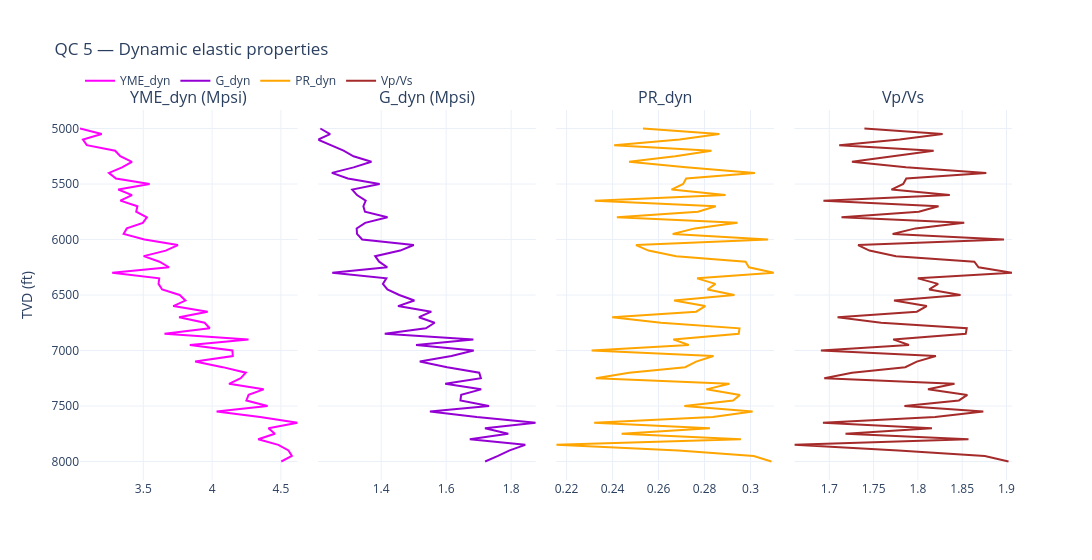

Notebook source saved alongside this figure:
### Markdown cell above
## 5. Dynamic elastic properties

From compressional / shear slowness + bulk density.

### Code cell
# density must be kg/m3 for the converter
density_kgm3 = (df["RHOB"] * 1000).tolist()

dyn_props = ElasticPropertiesConverter.convert_dynamic_elastic_properties_from_slowness_array(
    p_wave_slowness=df["DTCO"].tolist(),
    s_wave_slowness=df["DTSH"].tolist(),
    density=density_kgm3,
)

df["YME_DYN_Pa"] = [p.youngs_modulus for p in dyn_props]
df["PR_DYN"] = [p.poissons_ratio for p in dyn_props]
df["G_DYN_Pa"] = [p.shear_modulus for p in dyn_props]

# Convert Pa to Mpsi for static correlations that expect Mpsi
PA_TO_MPSI = 1.0 / 6.894757e9
df["YME_DYN_Mpsi"] = df["YME_DYN_Pa"] * PA_TO_MPSI
df["G_DYN_Mpsi"] = df["G_DYN_Pa"] * PA_TO_MPSI
df["VPVS"] = df["DTSH"] / df["DTCO"]
display(df[["TVD", "YME_DYN_Mpsi", "PR_DYN", "G_DYN_Mpsi", "VPVS"]].head())

qc_log_plot(
    [
        ("YME_dyn (Mpsi)", [(df["YME_DYN_Mpsi"], "YME_dyn", "magenta", None)]),
        ("G_dyn (Mpsi)", [(df["G_DYN_Mpsi"], "G_dyn", "darkviolet", None)]),
        ("PR_dyn", [(df["PR_DYN"], "PR_dyn", "orange", None)]),
        ("Vp/Vs", [(df["VPVS"], "Vp/Vs", "brown", None)]),
    ],
    "QC 5 — Dynamic elastic properties",
).show()
